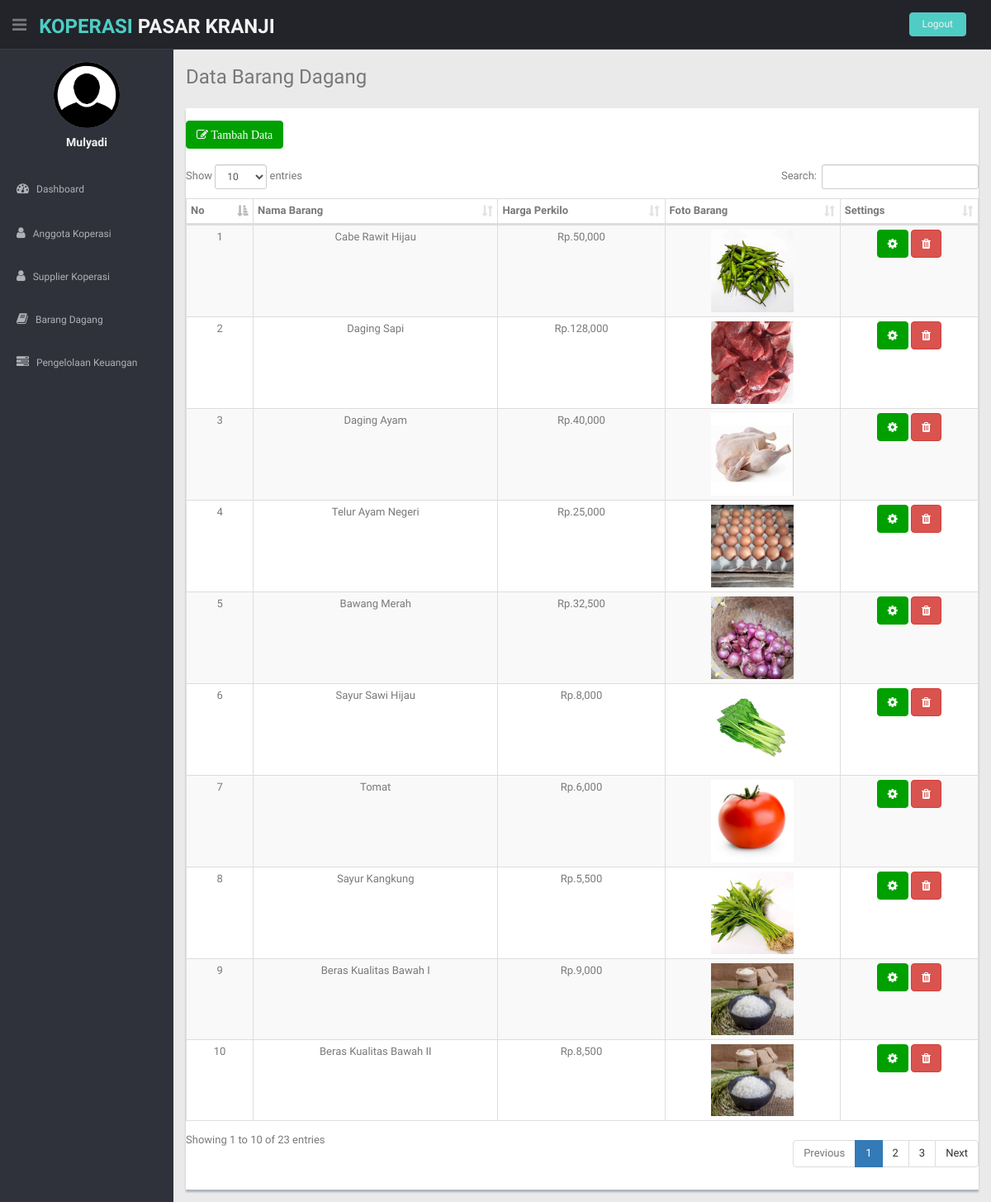
Screenshot of /manager/index_manager.php?halaman=barang_dagang (signed in) with the database file from the repository.
### tables this page shows
CREATE TABLE `barang_dagang` (
  `id_barang` int(11) NOT NULL,
  `id_jenis` int(11) NOT NULL,
  `nama_barang` varchar(100) NOT NULL,
  `harga_kilo` varchar(100) NOT NULL,
  `satuan_barang` varchar(50) NOT NULL,
  `jumlah_kilo` varchar(100) NOT NULL,
  `jumlah_minimal` varchar(100) NOT NULL,
  `jumlah_maksimal` varchar(100) NOT NULL,
  `gambar_barang` varchar(100) NOT NULL
);

### manager/barang/index_nama_barang.php (the view)
    <section id="main-content">
      <section class="wrapper">
        <h3> Data Barang Dagang</h3>
        <div class="row mt">
          <div class="col-lg-12">
            <div class="content-panel">
              <div class="float-right">
                <a href="index_manager.php?halaman=barang_dagang&aksi=tambah" class="btn btn-theme">
                  <i class="fa fa-edit">  Tambah Data </i></a>
              </div>
                <table class="table table-bordered table-striped table-condensed" id="example1">
                <br>
                <thead align="center">
                	<tr align="center">
                	<th>No</th>
                    <th>Nama Barang</th>
                    <th>Harga Perkilo</th>
                    <th>Foto Barang</th>
                    <th>Settings</th>
                  </tr>
                </thead>
                <tbody>
                <?php
                	$nomor=1;
					$sql = $koneksi->query("SELECT *FROM barang_dagang") or die(mysqli_error());?>
				<?php while ($data = $sql->fetch_assoc()) {?>
				<tr class="gradeX" align="center">
                    <td><?php echo $nomor; ?></td>
                    <td><?php echo $data['nama_barang']; ?></td>
                    <td>Rp.<?php echo number_format($data['harga_kilo']); ?></td>
                    <td><img width="100px" src="../assets/img/barang/<?php echo $data['gambar_barang'] ?>"></td>
                    <td>
                    	<a href="index_manager.php?halaman=barang_dagang&aksi=edit&id=<?php echo $data['id_barang']; ?>" class="btn btn-theme"><i class="fa fa-cog"></i></a>
                    	<a href="index_manager.php?halaman=barang_dagang&aksi=delete&id=<?php echo $data['id_barang']; ?>" class="btn btn-danger"><i class="fa fa-trash"></i></a>
                    </td>
                </tr>
                <?php
                $nomor++;
                };?>
                </tbody>
            </table>
        </div>
    </div>
</div>
</section>
</section>

### css/style.css (style rules this page uses)
body { color: #797979; background: #eaeaea; font-family: 'Ruda', sans-serif; padding: 0px !important; margin: 0px !important; font-size:13px; }
a, a:hover, a:focus { text-decoration: none; outline: none; }
.btn-theme { color: #fff; background-color: #00a000; border-color: #00a000; }
.mt { margin-top: 25px; }
#main-content { margin-left: 210px; }
.wrapper { display: inline-block; margin-top: 60px; padding-left: 15px; padding-right: 15px; padding-bottom: 15px; padding-top: 0px; width: 100%; }
.content-panel { background: #ffffff; box-shadow: 0px 3px 2px #aab2bd; padding-top: 15px; padding-bottom: 5px; }

### rows the page displays
barang_dagang: nama_barang "Cabe Rawit Hijau", harga_kilo "50,000", gambar_barang (picture)
barang_dagang: nama_barang "Daging Sapi", harga_kilo "128,000", gambar_barang (picture)
barang_dagang: nama_barang "Daging Ayam", harga_kilo "40,000", gambar_barang (picture)
barang_dagang: nama_barang "Telur Ayam Negeri", harga_kilo "25,000", gambar_barang (picture)
barang_dagang: nama_barang "Bawang Merah", harga_kilo "32,500", gambar_barang (picture)
barang_dagang: nama_barang "Sayur Sawi Hijau", harga_kilo "8,000", gambar_barang (picture)
barang_dagang: nama_barang "Tomat", harga_kilo "6,000", gambar_barang (picture)
barang_dagang: nama_barang "Sayur Kangkung", harga_kilo "5,500", gambar_barang (picture)
barang_dagang: nama_barang "Beras Kualitas Bawah I", harga_kilo "9,000", gambar_barang (picture)
barang_dagang: nama_barang "Beras Kualitas Bawah II", harga_kilo "8,500", gambar_barang (picture)

### other values shown
$_SESSION['nama'] "Mulyadi"
